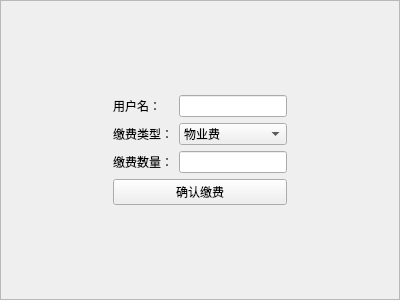
<?xml version="1.0" encoding="UTF-8"?>
<ui version="4.0">
 <class>PayPart</class>
 <widget class="QWidget" name="PayPart">
  <property name="geometry">
   <rect>
    <x>0</x>
    <y>0</y>
    <width>400</width>
    <height>300</height>
   </rect>
  </property>
  <property name="windowTitle">
   <string>Form</string>
  </property>
  <layout class="QVBoxLayout" name="verticalLayout">
   <property name="leftMargin">
    <number>0</number>
   </property>
   <property name="topMargin">
    <number>0</number>
   </property>
   <property name="rightMargin">
    <number>0</number>
   </property>
   <property name="bottomMargin">
    <number>0</number>
   </property>
   <item>
    <widget class="QFrame" name="frame">
     <property name="frameShape">
      <enum>QFrame::StyledPanel</enum>
     </property>
     <property name="frameShadow">
      <enum>QFrame::Raised</enum>
     </property>
     <layout class="QVBoxLayout" name="verticalLayout_3">
      <item>
       <spacer name="verticalSpacer">
        <property name="orientation">
         <enum>Qt::Vertical</enum>
        </property>
        <property name="sizeHint" stdset="0">
         <size>
          <width>20</width>
          <height>78</height>
         </size>
        </property>
       </spacer>
      </item>
      <item>
       <layout class="QHBoxLayout" name="horizontalLayout">
        <item>
         <spacer name="horizontalSpacer">
          <property name="orientation">
           <enum>Qt::Horizontal</enum>
          </property>
          <property name="sizeHint" stdset="0">
           <size>
            <width>40</width>
            <height>20</height>
           </size>
          </property>
         </spacer>
        </item>
        <item>
         <layout class="QVBoxLayout" name="verticalLayout_2">
          <item>
           <layout class="QFormLayout" name="formLayout_2">
            <item row="0" column="0">
             <widget class="QLabel" name="label">
              <property name="text">
               <string>用户名：</string>
              </property>
             </widget>
            </item>
            <item row="1" column="0">
             <widget class="QLabel" name="label_2">
              <property name="text">
               <string>缴费类型：</string>
              </property>
             </widget>
            </item>
            <item row="2" column="0">
             <widget class="QLabel" name="label_3">
              <property name="text">
               <string>缴费数量：</string>
              </property>
             </widget>
            </item>
            <item row="0" column="1">
             <widget class="QLineEdit" name="usernameEdit"/>
            </item>
            <item row="1" column="1">
             <widget class="QComboBox" name="typeComboBox">
              <item>
               <property name="text">
                <string>物业费</string>
               </property>
              </item>
              <item>
               <property name="text">
                <string>车位费</string>
               </property>
              </item>
              <item>
               <property name="text">
                <string>维修费</string>
               </property>
              </item>
             </widget>
            </item>
            <item row="2" column="1">
             <widget class="QLineEdit" name="quantityEdit"/>
            </item>
           </layout>
          </item>
          <item>
           <widget class="QPushButton" name="payButton">
            <property name="text">
             <string>确认缴费</string>
            </property>
           </widget>
          </item>
         </layout>
        </item>
        <item>
         <spacer name="horizontalSpacer_2">
          <property name="orientation">
           <enum>Qt::Horizontal</enum>
          </property>
          <property name="sizeHint" stdset="0">
           <size>
            <width>40</width>
            <height>20</height>
           </size>
          </property>
         </spacer>
        </item>
       </layout>
      </item>
      <item>
       <spacer name="verticalSpacer_2">
        <property name="orientation">
         <enum>Qt::Vertical</enum>
        </property>
        <property name="sizeHint" stdset="0">
         <size>
          <width>20</width>
          <height>77</height>
         </size>
        </property>
       </spacer>
      </item>
     </layout>
    </widget>
   </item>
  </layout>
 </widget>
 <resources/>
 <connections/>
</ui>
